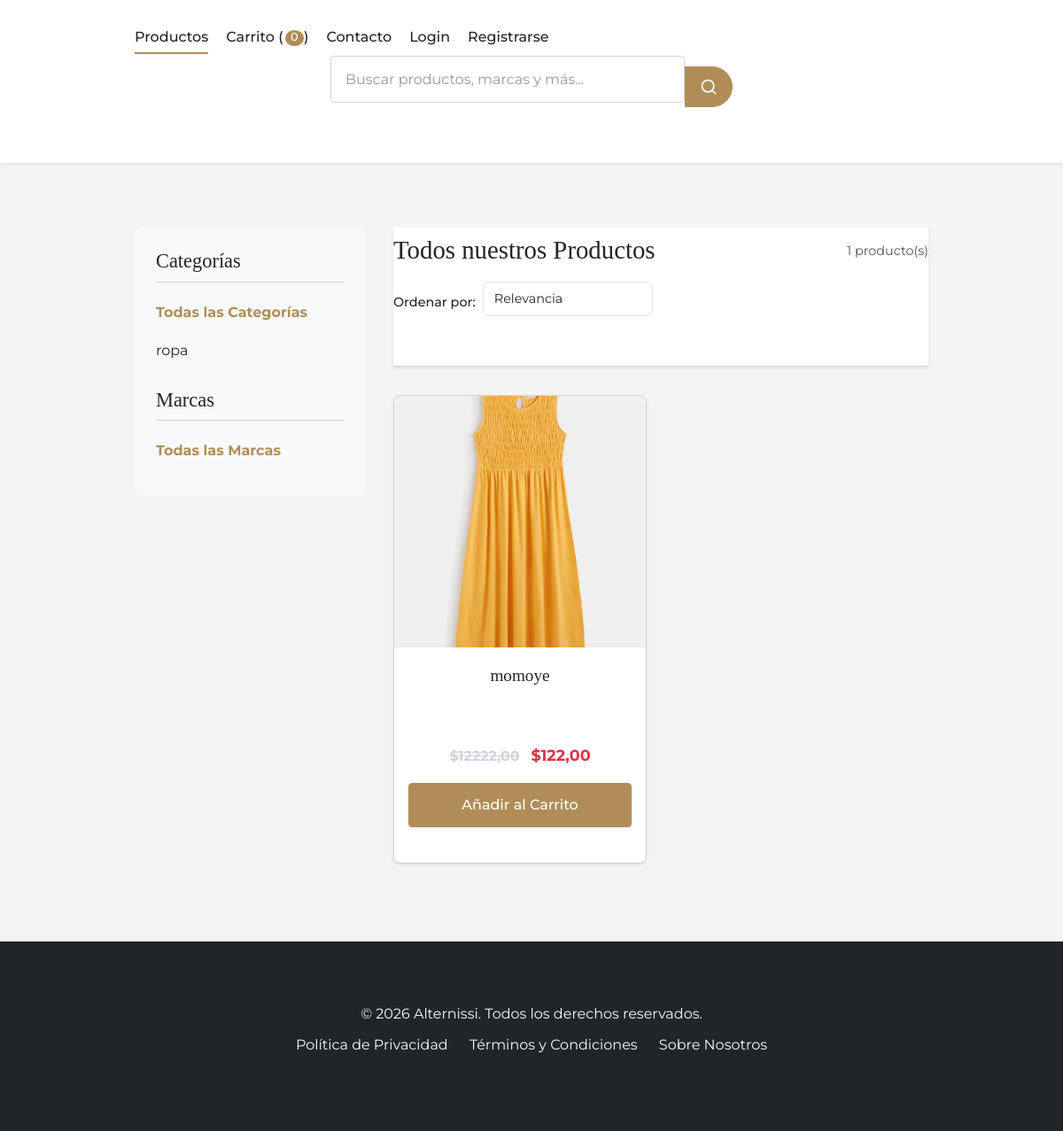
Before: /productos/ with the older database file.
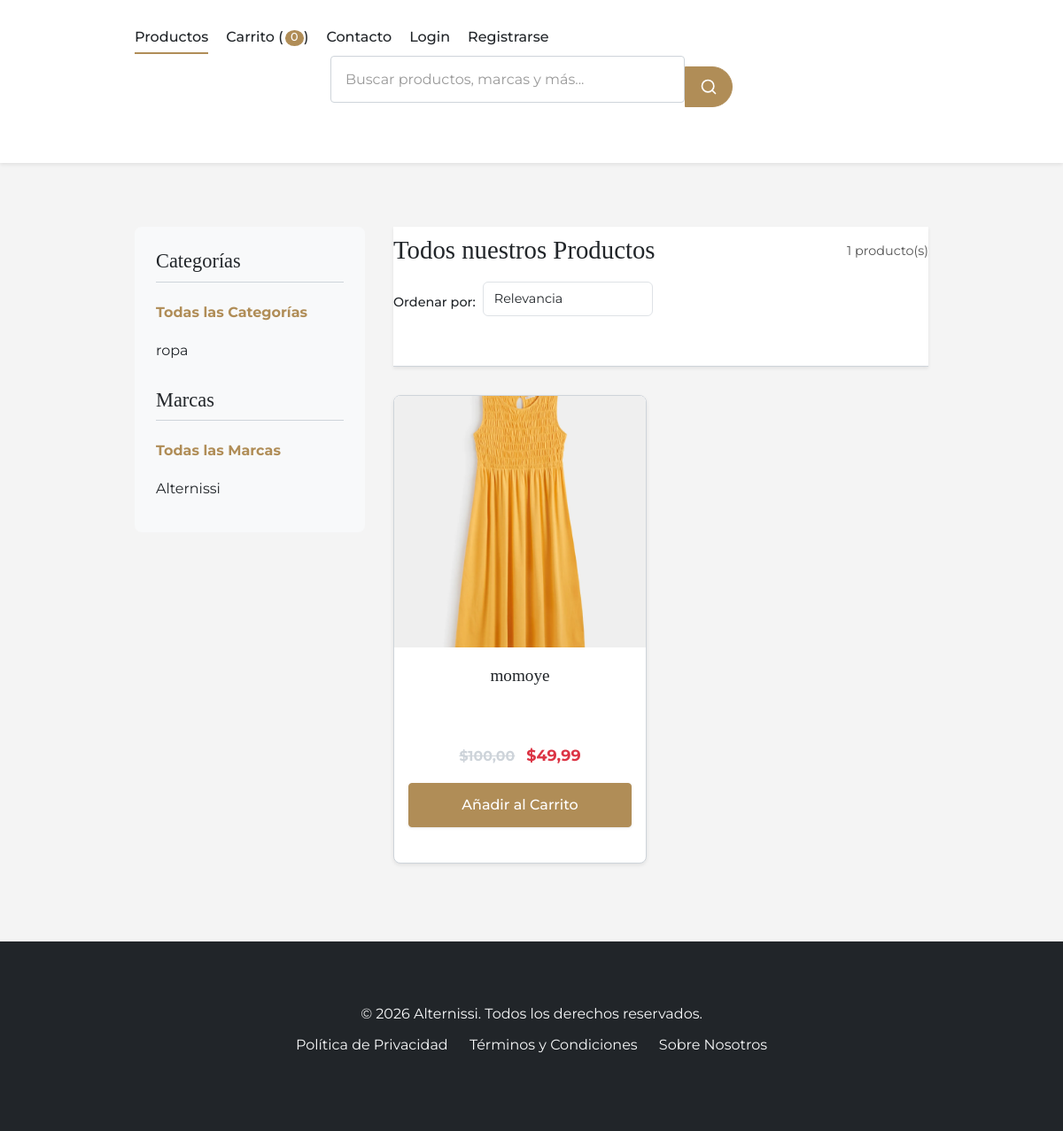
After: the same page with the newer database file.
### post/models.py (models this page shows, shortened)
class TimeStampedModel(models.Model):
    creado = models.DateTimeField(auto_now_add=True, db_index=True)
    actualizado = models.DateTimeField(auto_now=True)
    class Meta:
        abstract = True

class Categoria(TimeStampedModel):
    nombre = models.CharField(max_length=100, unique=True)
    slug = models.SlugField(max_length=100, unique=True, allow_unicode=True)
    descripcion = models.TextField(blank=True)
    imagen = models.ImageField(upload_to='categorias/', blank=True, null=True)
    activo = models.BooleanField(default=True)
    orden = models.PositiveIntegerField(default=0)
    class Meta:
        verbose_name = 'categoría'
        verbose_name_plural = 'categorías'
        ordering = ['orden', 'nombre']
        indexes = [
            models.Index(fields=['nombre']),
            models.Index(fields=['activo']),
        ]

class Producto(TimeStampedModel):
    class Talla(models.TextChoices):
        XS = 'XS', 'Extra Small'
        S = 'S', 'Small'
        M = 'M', 'Medium'
        L = 'L', 'Large'
        XL = 'XL', 'Extra Large'
        XXL = 'XXL', 'Extra Extra Large'
        U = 'U', 'Única'
    class Genero(models.TextChoices):
        HOMBRE = 'H', 'Hombre'
        MUJER = 'M', 'Mujer'
        UNISEX = 'U', 'Unisex'
        NINO = 'N', 'Niño'
    nombre = models.CharField(max_length=200)
    slug = models.SlugField(max_length=200, unique=True, allow_unicode=True)
    sku = models.CharField(max_length=50, unique=True, editable=False, default=generar_sku)
    descripcion = models.TextField()
    caracteristicas = models.JSONField(default=dict, blank=True)  # Django 5.0+ feature
    precio = models.DecimalField(max_digits=12, decimal_places=2)
    precio_descuento = models.DecimalField(
        max_digits=12,
        decimal_places=2,
        blank=True,
        null=True,
        help_text="Si se especifica, será el precio mostrado como oferta."
    )
    categoria = models.ForeignKey(
        Categoria,
        related_name='productos',
        on_delete=models.PROTECT
    )
    marca = models.ForeignKey(
        Marca,
        related_name='productos',
        on_delete=models.SET_NULL,
        null=True,
        blank=True
    )
    talla = models.CharField(
        max_length=4,
        choices=Talla.choices,
        default=Talla.U
    )
    genero = models.CharField(
        max_length=1,
        choices=Genero.choices,
        default=Genero.UNISEX
    )
    color = models.CharField(max_length=50)
    material = models.CharField(max_length=100)
    stock = models.PositiveIntegerField()
    disponible = models.BooleanField(default=True)
    destacado = models.BooleanField(default=False)
    nuevo = models.BooleanField(default=False)
    etiquetas = models.ManyToManyField('EtiquetaProducto', blank=True)
    class Meta:
        ordering = ['-creado']
        indexes = [
            models.Index(fields=['nombre']),
            models.Index(fields=['precio']),
            models.Index(fields=['disponible']),
            models.Index(fields=['destacado']),
            models.Index(fields=['nuevo']),
            models.Index(fields=['categoria', 'disponible']),
        ]
        constraints = [
            models.CheckConstraint(
                check=Q(precio__gte=0),
                name='precio_positivo'
            ),
            models.CheckConstraint(
                check=Q(precio_descuento__isnull=True) | Q(precio_descuento__lt=F('precio')),
                name='descuento_valido'
            ),
        ]
    def get_absolute_url(self):
        return reverse('tienda:detalle_producto', args=[self.id, self.slug])
    @property
    def tiene_descuento(self):
        return self.precio_descuento is not None and self.precio_descuento < self.precio
    @property
    def precio_actual(self):
        return self.precio_descuento if self.tiene_descuento else self.precio

class ImagenProducto(TimeStampedModel):
    producto = models.ForeignKey(
        Producto,
        related_name='imagenes',
        on_delete=models.CASCADE
    )
    imagen = models.ImageField(
        upload_to='productos/',
        help_text="Imagen del producto (recomendado 800x800px)"
    )
    orden = models.PositiveIntegerField(default=0)
    principal = models.BooleanField(default=False)
    alt_text = models.CharField(
        max_length=125,
        blank=True,
        help_text="Texto alternativo para accesibilidad (SEO)"
    )
    class Meta:
        ordering = ['orden']
        verbose_name = 'imagen de producto'
        verbose_name_plural = 'imágenes de producto'
        constraints = [
            models.UniqueConstraint(
                fields=['producto', 'principal'],
                condition=Q(principal=True),
                name='unica_imagen_principal'
            )
        ]

class Marca(TimeStampedModel):
    nombre = models.CharField(max_length=100, unique=True)
    slug = models.SlugField(max_length=100, unique=True, allow_unicode=True)
    descripcion = models.TextField(blank=True)
    logo = models.ImageField(upload_to='marcas/', blank=True, null=True)
    activo = models.BooleanField(default=True)
    sitio_web = models.URLField(blank=True)
    class Meta:
        ordering = ['nombre']
        verbose_name_plural = 'marcas'
        indexes = [
            models.Index(fields=['nombre']),
            models.Index(fields=['activo']),
        ]

### post/views.py (the view)
# urls.py: path('productos/', views.ListaProductosView.as_view(), name='lista_productos'),
class ListaProductosView(ListView):
    model = Producto
    template_name = 'post/lista_productos.html' # Corrected path
    context_object_name = 'productos'
    paginate_by = 12
    def get_queryset(self):
        queryset = super().get_queryset().filter(disponible=True).select_related('categoria', 'marca').prefetch_related('imagenes')
        categoria_slug = self.kwargs.get('categoria_slug')
        marca_slug = self.kwargs.get('marca_slug')
        if categoria_slug:
            queryset = queryset.filter(categoria__slug=categoria_slug)
        if marca_slug:
            queryset = queryset.filter(marca__slug=marca_slug)
        return queryset
    def get_context_data(self, **kwargs):
        context = super().get_context_data(**kwargs)
        context['categorias'] = Categoria.objects.filter(activo=True)
        context['marcas'] = Marca.objects.filter(activo=True)
        if self.kwargs.get('categoria_slug'):
            context['categoria_actual'] = get_object_or_404(Categoria, slug=self.kwargs['categoria_slug'])
        if self.kwargs.get('marca_slug'):
            context['marca_actual'] = get_object_or_404(Marca, slug=self.kwargs['marca_slug'])
        return context

### post/context_processors.py (called while the page is built)
def tienda_config_processor(request):
    config = ConfiguracionTienda.obtener_configuracion()
    moneda_simbolo_global = '$'
    if config and hasattr(config, 'simbolo_moneda') and config.simbolo_moneda:
        moneda_simbolo_global = config.simbolo_moneda
    return {
        'tienda_config': config,
        'moneda_simbolo_global': moneda_simbolo_global
    }

### post/models.py (called while the page is built)
    @classmethod
    def obtener_configuracion(cls):
        return cls.objects.filter(activo=True).first()

### post/templates/post/lista_productos.html (shortened to what the changed rows need)
{% extends "post/base.html" %}
{% load static %}
{% block content %}
<div class="container product-listing-page">
    <aside class="filters">
        <ul class="filter-list">
            {% for categoria in categorias %}
                <li>
                    {% url 'tienda:productos_por_categoria' categoria_slug=categoria.slug as categoria_url %}
                    <a href="{{ categoria_url }}" >
                        {{ categoria.nombre }}
                    </a>
                </li>
            {% endfor %}
        </ul>
        <ul class="filter-list">
            {% for marca_obj in marcas %}
                <li>
                    {% url 'tienda:productos_por_marca' marca_slug=marca_obj.slug as marca_url %}
                    <a href="{{ marca_url }}" >
                        {{ marca_obj.nombre }}
                    </a>
                </li>
            {% endfor %}
        </ul>
    </aside>
    <section class="product-list-main">
        <header class="list-header">
            <h2>
                {% if categoria_actual %}
                    Productos en {{ categoria_actual.nombre }}
                {% elif marca_actual %}
                    Productos de {{ marca_actual.nombre }}
                {% elif request.GET.q %}
                    Resultados para "{{ request.GET.q }}"
                {% else %}
                    Todos nuestros Productos
                {% endif %}
            </h2>
        </header>
        {% if productos %}
            <div class="product-grid">
                {% for producto in productos %}
                    <div class="product-card">
                        <a href="{{ producto.get_absolute_url }}" class="product-card__image-container">
                        {% if producto.imagenes.first %}
                            <img src="{{ producto.imagenes.first.imagen.url }}" alt="{{ producto.imagenes.first.alt_text|default:producto.nombre }}">
                        {% else %}
                            <img src="{% static 'post/images/placeholder.png' %}" alt="Imagen no disponible">
                        {% endif %}
                        </a>
                        <div class="product-card__info">
                            <a href="{{ producto.get_absolute_url }}" class="product-card__name">{{ producto.nombre }}</a>
                            <p class="product-card__description text-muted">{{ producto.descripcion_corta|truncatewords:10 }}</p>
                            <p class="product-card__price">
                                {% if producto.tiene_descuento %}
                                    <span class="original-price">${{ producto.precio|floatformat:2 }}</span>
                                    <span class="discounted-price">${{ producto.precio_actual|floatformat:2 }}</span>
                                {% else %}
                                    <span>${{ producto.precio_actual|floatformat:2 }}</span>
                                {% endif %}
                            </p>
                            <form action="{% url 'tienda:agregar_al_carrito' producto_id=producto.id %}" method="post" class="mt-auto">
                                <button type="submit" class="btn btn-primary w-100">Añadir al Carrito</button>
                            </form>
                        </div>
                    </div>
                {% endfor %}
            </div>
        {% else %}
            <div class="text-center py-5">
                <p class="lead">No se encontraron productos que coincidan con tus criterios.</p>
                <a href="{% url 'tienda:lista_productos' %}" class="btn btn-primary mt-3">Ver todos los productos</a>
            </div>
        {% endif %}
    </section>
</div>
{% endblock %}

Changed rows visible on the page:
added Marca: nombre "Alternissi"
changed Producto "momoye": precio "12222,00" → "100,00"; precio_actual "122,00" → "49,99"
